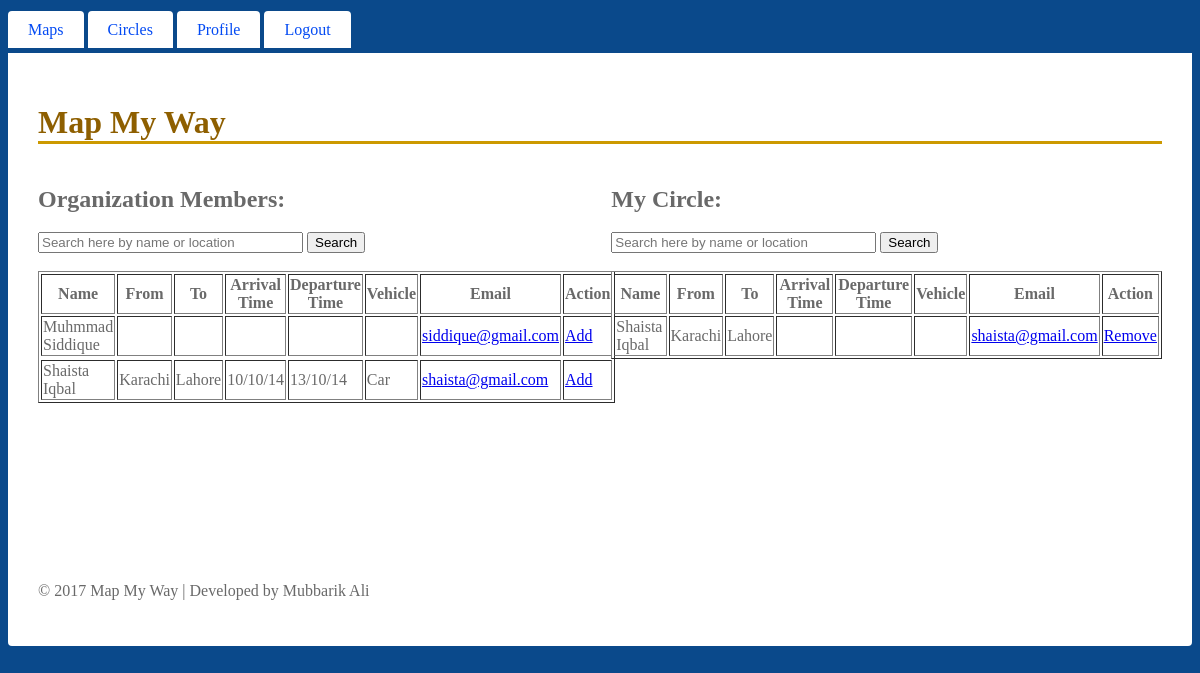
Page /code/searchedMembers.php (signed in) on the committed database.
### tables this page shows
CREATE TABLE IF NOT EXISTS `users` (
  `username` char(30) NOT NULL,
  `password` char(30) NOT NULL,
  `firstName` char(30) NOT NULL,
  `lastName` char(30) NOT NULL,
  `email` char(30) NOT NULL,
  `cellNo` int(30) NOT NULL,
  `driver` char(10) NOT NULL,
  `licenseNo` char(30) NOT NULL,
  `cnicNo` char(30) NOT NULL,
  `address` char(50) NOT NULL,
  `dateOfBirth` date NOT NULL,
  `gender` char(10) NOT NULL,
  `privacy` char(10) NOT NULL,
  `startLocation` char(200) NOT NULL,
  `endLocation` char(200) NOT NULL,
  `startDate` char(200) NOT NULL,
  `endDate` char(200) NOT NULL,
  `travelFrequency` char(50) NOT NULL,
  `vehicleType` char(50) NOT NULL,
  `fuelSystem` char(50) NOT NULL,
  `empId` char(50) NOT NULL,
  PRIMARY KEY (`username`)
);

CREATE TABLE IF NOT EXISTS `mycircle` (
  `username` char(50) NOT NULL,
  `friendname` char(100) NOT NULL,
  `firstName` char(50) NOT NULL,
  `lastName` char(200) NOT NULL,
  `startLocation` char(200) NOT NULL,
  `endLocation` char(200) NOT NULL,
  `cellNo` char(20) NOT NULL,
  `email` char(50) NOT NULL,
  UNIQUE KEY `username` (`username`,`friendname`)
);

### code/searchedMembers.php (the view, shortened to what this page needs)
 <!DOCTYPE html>
<html>
<head>
<link href="Site.css" rel="stylesheet">
<link href="*" rel="stylesheet" type="text/css">
</head>
<body>
<?php if ($_SESSION['user']>1000 && $_SESSION['user']<2000){include "adminHeader.php";}else{include "header.php";} ?>
<div id="main">
<h1>Map My Way</h1>
<div id="container">
<div style="float: left; width: 49%; padding: 20;">
<h2>Organization Members:<br></h2>
<form  action="searchedMembers.php" method="post">
<input name="search" type="text" placeholder="Search here by name or location" size="30">
<button type="submit">Search</button>
</form>
<br>
<?php
include("config.php");
$con=mysqli_connect($server,$db_user,$db_pass,$database);
$result = mysqli_query($con,"SELECT * FROM users");
echo "<table border='1'>
<tr>
<th>Name</th>
<th>From</th>
<th>To</th>
<th>Arrival Time</th>
<th>Departure Time</th>
<th>Vehicle</th>
<th>Email</th>
<th>Action</th>
</tr>";
while($row = mysqli_fetch_array($result)) {
	echo "<tr>";
	if($row['privacy']=='public'){
	if($row['username']!=$_SESSION['user']){
	$search=$_POST['search'];
$search=strtolower($search);
$firstName=$row['firstName'];
$firstName=strtolower($firstName);
$lastName=$row['lastName'];
$lastName=strtolower($lastName);
$fullName=$row['firstName'] ." " . $row['lastName'];
$fullName=strtolower($fullName);
$startLocation=$row['startLocation'];
$startLocation=strtolower($startLocation);
$endLocation=$row['endLocation'];
$endLocation=strtolower($endLocation);
if ($search !=""){
	if($firstName==$search||$lastName==$search||$fullName==$search||$startLocation==$search||$endLocation==$search){
	if (!($row['username']>1000 && $row['username']<2000)){
	echo "<td>" . $row['firstName'] ." " . $row['lastName'] .  "</td>";
	echo "<td>" . $row['startLocation']."</td>";
	echo "<td>" . $row['endLocation'] .  "</td>";
	echo "<td>" . $row['startDate'] .  "</td>";
	echo "<td>" . $row['endDate'] .  "</td>";
	echo "<td>" . $row['vehicleType']  .  "</td>";
	$mail = $row['email'];
	echo "<td>" . "<a href='mailto:$mail' target='_top'>
	$mail</a>" . "</td>";
	$uid=$row['username'];
	echo "<td>" . "<a href='addCircle.php?id=$uid'>
	Add</a>";
	echo "</tr>";
}
}
	}else{	if (!($row['username']>1000 && $_SESSION['user']<2000)){
	echo "<td>" . $row['firstName'] ." " . $row['lastName'] .  "</td>";
	echo "<td>" . $row['startLocation']."</td>";
	echo "<td>" . $row['endLocation'] .  "</td>";
	echo "<td>" . $row['startDate'] .  "</td>";
	echo "<td>" . $row['endDate'] .  "</td>";
	echo "<td>" . $row['vehicleType']  .  "</td>";
	$mail = $row['email'];
	echo "<td>" . "<a href='mailto:$mail' target='_top'>
	$mail</a>" . "</td>";
	$uid=$row['username'];
	echo "<td>" . "<a href='addCircle.php?id=$uid'>
	Add</a>";
	echo "</tr>";
}
}
	}
	}
}
echo "</table>";
?>
</div>
<div style="width: 49%; float:right; padding: 20;">
<h2>My Circle:<br></h2>
<form  action="searchCircles.php" method="post">
<input name="searchFriend" type="text" placeholder="Search here by name or location" size="30">
<button type="submit">Search</button>
</form>
<br>
<?php
include("config.php");
$con=mysqli_connect($server,$db_user,$db_pass,$database);
$result = mysqli_query($con,"SELECT * FROM mycircle");
echo "<table border='1'>
<tr>
<th>Name</th>
<th>From</th>
<th>To</th>
<th>Arrival Time</th>
<th>Departure Time</th>
<th>Vehicle</th>
<th>Email</th>
<th>Action</th>
</tr>";
while($row = mysqli_fetch_array($result)) {
	echo "<tr>";
	if($row['username']==$_SESSION['user']){
	echo "<td>" . $row['firstName'] ." " . $row['lastName'] .  "</td>";
	echo "<td>" . $row['startLocation']."</td>";
	echo "<td>" . $row['endLocation'] .  "</td>";
	echo "<td>" . $row['startDate'] .  "</td>";
	echo "<td>" . $row['endDate'] .  "</td>";
	echo "<td>" . $row['vehicleType']  .  "</td>";
	$mail = $row['email'];
	echo "<td>" . "<a href='mailto:$mail' target='_top'>
	$mail</a>" . "</td>";
	$uid=$row['friendname'];
	echo "<td>" . "<a href='deleteCircle.php?id=$uid'>
	Remove</a>";
}
	echo "</tr>";
}
echo "</table>";
?>
</div>
</div>
<?php include "Footer.php"; ?>
</div>
</body>
</html>

### code/Site.css (style rules this page uses)
body { font: "Trebuchet MS", Verdana, sans-serif; background-color: #0A498B; color: #696969; }
#main { padding: 30px; background-color: #ffffff; border-radius: 0 0 4px 4px; }
h1 { font: Georgia, serif; border-bottom: 3px solid #cc9900; color: #8E5F00; }
#container { height:400px; }

### rows in the picture
users: firstName "Muhmmad", lastName "Siddique", email "siddique@gmail.com"
users: firstName "Shaista", lastName "Iqbal", startLocation "Karachi", endLocation "Lahore", startDate "10/10/14", endDate "13/10/14", vehicleType "Car", email "shaista@gmail.com"
mycircle: firstName "Shaista", lastName "Iqbal", startLocation "Karachi", endLocation "Lahore", email "shaista@gmail.com"
